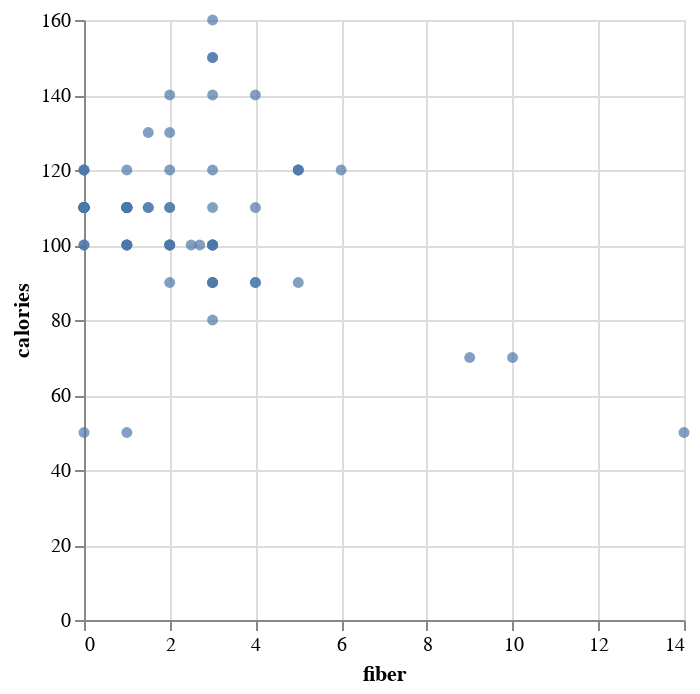

Write notebook code for a chart like this one.
### Code cell
alt.Chart(data).mark_circle().encode(x="fiber", y="calories")

### Figure 1 — Vega-Lite specification as saved in the notebook (floating-point values rounded to 4 significant figures)
{"config": {"view": {"continuousWidth": 300, "continuousHeight": 300}}, "data": {"name": "data-2eb41b6177a7d7d05d59e2e23e30ed55"}, "mark": {"type": "circle"}, "encoding": {"x": {"field": "fiber", "type": "quantitative"}, "y": {"field": "calories", "type": "quantitative"}}, "$schema": "https://vega.github.io/schema/vega-lite/v5.20.1.json", "datasets": {"data-2eb41b6177a7d7d05d59e2e23e30ed55": [{"name": "100% Bran", "mfr": "N", "type": "C", "calories": 70, "protein": 4, "fat": 1, "sodium": 130, "fiber": 10.0, "carbo": 5.0, "sugars": 6, "potass": 280, "vitamins": 25, "shelf": 3, "weight": 1.0, "cups": 0.33, "rating": 68.4}, {"name": "100% Natural Bran", "mfr": "Q", "type": "C", "calories": 120, "protein": 3, "fat": 5, "sodium": 15, "fiber": 2.0, "carbo": 8.0, "sugars": 8, "potass": 135, "vitamins": 0, "shelf": 3, "weight": 1.0, "cups": 1.0, "rating": 33.98}, {"name": "All-Bran", "mfr": "K", "type": "C", "calories": 70, "protein": 4, "fat": 1, "sodium": 260, "fiber": 9.0, "carbo": 7.0, "sugars": 5, "potass": 320, "vitamins": 25, "shelf": 3, "weight": 1.0, "cups": 0.33, "rating": 59.43}, {"name": "All-Bran with Extra Fiber", "mfr": "K", "type": "C", "calories": 50, "protein": 4, "fat": 0, "sodium": 140, "fiber": 14.0, "carbo": 8.0, "sugars": 0, "potass": 330, "vitamins": 25, "shelf": 3, "weight": 1.0, "cups": 0.5, "rating": 93.7}, {"name": "Almond Delight", "mfr": "R", "type": "C", "calories": 110, "protein": 2, "fat": 2, "sodium": 200, "fiber": 1.0, "carbo": 14.0, "sugars": 8, "potass": -1, "vitamins": 25, "shelf": 3, "weight": 1.0, "cups": 0.75, "rating": 34.38}, {"name": "Apple Cinnamon Cheerios", "mfr": "G", "type": "C", "calories": 110, "protein": 2, "fat": 2, "sodium": 180, "fiber": 1.5, "carbo": 10.5, "sugars": 10, "potass": 70, "vitamins": 25, "shelf": 1, "weight": 1.0, "cups": 0.75, "rating": 29.51}, {"name": "Apple Jacks", "mfr": "K", "type": "C", "calories": 110, "protein": 2, "fat": 0, "sodium": 125, "fiber": 1.0, "carbo": 11.0, "sugars": 14, "potass": 30, "vitamins": 25, "shelf": 2, "weight": 1.0, "cups": 1.0, "rating": 33.17}, {"name": "Basic 4", "mfr": "G", "type": "C", "calories": 130, "protein": 3, "fat": 2, "sodium": 210, "fiber": 2.0, "carbo": 18.0, "sugars": 8, "potass": 100, "vitamins": 25, "shelf": 3, "weight": 1.33, "cups": 0.75, "rating": 37.04}, {"name": "Bran Chex", "mfr": "R", "type": "C", "calories": 90, "protein": 2, "fat": 1, "sodium": 200, "fiber": 4.0, "carbo": 15.0, "sugars": 6, "potass": 125, "vitamins": 25, "shelf": 1, "weight": 1.0, "cups": 0.67, "rating": 49.12}, {"name": "Bran Flakes", "mfr": "P", "type": "C", "calories": 90, "protein": 3, "fat": 0, "sodium": 210, "fiber": 5.0, "carbo": 13.0, "sugars": 5, "potass": 190, "vitamins": 25, "shelf": 3, "weight": 1.0, "cups": 0.67, "rating": 53.31}, {"name": "Cap'n'Crunch", "mfr": "Q", "type": "C", "calories": 120, "protein": 1, "fat": 2, "sodium": 220, "fiber": 0.0, "carbo": 12.0, "sugars": 12, "potass": 35, "vitamins": 25, "shelf": 2, "weight": 1.0, "cups": 0.75, "rating": 18.04}, {"name": "Cheerios", "mfr": "G", "type": "C", "calories": 110, "protein": 6, "fat": 2, "sodium": 290, "fiber": 2.0, "carbo": 17.0, "sugars": 1, "potass": 105, "vitamins": 25, "shelf": 1, "weight": 1.0, "cups": 1.25, "rating": 50.76}, {"name": "Cinnamon Toast Crunch", "mfr": "G", "type": "C", "calories": 120, "protein": 1, "fat": 3, "sodium": 210, "fiber": 0.0, "carbo": 13.0, "sugars": 9, "potass": 45, "vitamins": 25, "shelf": 2, "weight": 1.0, "cups": 0.75, "rating": 19.82}, {"name": "Clusters", "mfr": "G", "type": "C", "calories": 110, "protein": 3, "fat": 2, "sodium": 140, "fiber": 2.0, "carbo": 13.0, "sugars": 7, "potass": 105, "vitamins": 25, "shelf": 3, "weight": 1.0, "cups": 0.5, "rating": 40.4}, {"name": "Cocoa Puffs", "mfr": "G", "type": "C", "calories": 110, "protein": 1, "fat": 1, "sodium": 180, "fiber": 0.0, "carbo": 12.0, "sugars": 13, "potass": 55, "vitamins": 25, "shelf": 2, "weight": 1.0, "cups": 1.0, "rating": 22.74}, {"name": "Corn Chex", "mfr": "R", "type": "C", "calories": 110, "protein": 2, "fat": 0, "sodium": 280, "fiber": 0.0, "carbo": 22.0, "sugars": 3, "potass": 25, "vitamins": 25, "shelf": 1, "weight": 1.0, "cups": 1.0, "rating": 41.45}, {"name": "Corn Flakes", "mfr": "K", "type": "C", "calories": 100, "protein": 2, "fat": 0, "sodium": 290, "fiber": 1.0, "carbo": 21.0, "sugars": 2, "potass": 35, "vitamins": 25, "shelf": 1, "weight": 1.0, "cups": 1.0, "rating": 45.86}, {"name": "Corn Pops", "mfr": "K", "type": "C", "calories": 110, "protein": 1, "fat": 0, "sodium": 90, "fiber": 1.0, "carbo": 13.0, "sugars": 12, "potass": 20, "vitamins": 25, "shelf": 2, "weight": 1.0, "cups": 1.0, "rating": 35.78}, {"name": "Count Chocula", "mfr": "G", "type": "C", "calories": 110, "protein": 1, "fat": 1, "sodium": 180, "fiber": 0.0, "carbo": 12.0, "sugars": 13, "potass": 65, "vitamins": 25, "shelf": 2, "weight": 1.0, "cups": 1.0, "rating": 22.4}, {"name": "Cracklin' Oat Bran", "mfr": "K", "type": "C", "calories": 110, "protein": 3, "fat": 3, "sodium": 140, "fiber": 4.0, "carbo": 10.0, "sugars": 7, "potass": 160, "vitamins": 25, "shelf": 3, "weight": 1.0, "cups": 0.5, "rating": 40.45}, {"name": "Cream of Wheat (Quick)", "mfr": "N", "type": "H", "calories": 100, "protein": 3, "fat": 0, "sodium": 80, "fiber": 1.0, "carbo": 21.0, "sugars": 0, "potass": -1, "vitamins": 0, "shelf": 2, "weight": 1.0, "cups": 1.0, "rating": 64.53}, {"name": "Crispix", "mfr": "K", "type": "C", "calories": 110, "protein": 2, "fat": 0, "sodium": 220, "fiber": 1.0, "carbo": 21.0, "sugars": 3, "potass": 30, "vitamins": 25, "shelf": 3, "weight": 1.0, "cups": 1.0, "rating": 46.9}, {"name": "Crispy Wheat & Raisins", "mfr": "G", "type": "C", "calories": 100, "protein": 2, "fat": 1, "sodium": 140, "fiber": 2.0, "carbo": 11.0, "sugars": 10, "potass": 120, "vitamins": 25, "shelf": 3, "weight": 1.0, "cups": 0.75, "rating": 36.18}, {"name": "Double Chex", "mfr": "R", "type": "C", "calories": 100, "protein": 2, "fat": 0, "sodium": 190, "fiber": 1.0, "carbo": 18.0, "sugars": 5, "potass": 80, "vitamins": 25, "shelf": 3, "weight": 1.0, "cups": 0.75, "rating": 44.33}, {"name": "Froot Loops", "mfr": "K", "type": "C", "calories": 110, "protein": 2, "fat": 1, "sodium": 125, "fiber": 1.0, "carbo": 11.0, "sugars": 13, "potass": 30, "vitamins": 25, "shelf": 2, "weight": 1.0, "cups": 1.0, "rating": 32.21}, {"name": "Frosted Flakes", "mfr": "K", "type": "C", "calories": 110, "protein": 1, "fat": 0, "sodium": 200, "fiber": 1.0, "carbo": 14.0, "sugars": 11, "potass": 25, "vitamins": 25, "shelf": 1, "weight": 1.0, "cups": 0.75, "rating": 31.44}, {"name": "Frosted Mini-Wheats", "mfr": "K", "type": "C", "calories": 100, "protein": 3, "fat": 0, "sodium": 0, "fiber": 3.0, "carbo": 14.0, "sugars": 7, "potass": 100, "vitamins": 25, "shelf": 2, "weight": 1.0, "cups": 0.8, "rating": 58.35}, {"name": "Fruit & Fibre Dates; Walnuts; and Oats", "mfr": "P", "type": "C", "calories": 120, "protein": 3, "fat": 2, "sodium": 160, "fiber": 5.0, "carbo": 12.0, "sugars": 10, "potass": 200, "vitamins": 25, "shelf": 3, "weight": 1.25, "cups": 0.67, "rating": 40.92}, {"name": "Fruitful Bran", "mfr": "K", "type": "C", "calories": 120, "protein": 3, "fat": 0, "sodium": 240, "fiber": 5.0, "carbo": 14.0, "sugars": 12, "potass": 190, "vitamins": 25, "shelf": 3, "weight": 1.33, "cups": 0.67, "rating": 41.02}, {"name": "Fruity Pebbles", "mfr": "P", "type": "C", "calories": 110, "protein": 1, "fat": 1, "sodium": 135, "fiber": 0.0, "carbo": 13.0, "sugars": 12, "potass": 25, "vitamins": 25, "shelf": 2, "weight": 1.0, "cups": 0.75, "rating": 28.03}, {"name": "Golden Crisp", "mfr": "P", "type": "C", "calories": 100, "protein": 2, "fat": 0, "sodium": 45, "fiber": 0.0, "carbo": 11.0, "sugars": 15, "potass": 40, "vitamins": 25, "shelf": 1, "weight": 1.0, "cups": 0.88, "rating": 35.25}, {"name": "Golden Grahams", "mfr": "G", "type": "C", "calories": 110, "protein": 1, "fat": 1, "sodium": 280, "fiber": 0.0, "carbo": 15.0, "sugars": 9, "potass": 45, "vitamins": 25, "shelf": 2, "weight": 1.0, "cups": 0.75, "rating": 23.8}, {"name": "Grape Nuts Flakes", "mfr": "P", "type": "C", "calories": 100, "protein": 3, "fat": 1, "sodium": 140, "fiber": 3.0, "carbo": 15.0, "sugars": 5, "potass": 85, "vitamins": 25, "shelf": 3, "weight": 1.0, "cups": 0.88, "rating": 52.08}, {"name": "Grape-Nuts", "mfr": "P", "type": "C", "calories": 110, "protein": 3, "fat": 0, "sodium": 170, "fiber": 3.0, "carbo": 17.0, "sugars": 3, "potass": 90, "vitamins": 25, "shelf": 3, "weight": 1.0, "cups": 0.25, "rating": 53.37}, {"name": "Great Grains Pecan", "mfr": "P", "type": "C", "calories": 120, "protein": 3, "fat": 3, "sodium": 75, "fiber": 3.0, "carbo": 13.0, "sugars": 4, "potass": 100, "vitamins": 25, "shelf": 3, "weight": 1.0, "cups": 0.33, "rating": 45.81}, {"name": "Honey Graham Ohs", "mfr": "Q", "type": "C", "calories": 120, "protein": 1, "fat": 2, "sodium": 220, "fiber": 1.0, "carbo": 12.0, "sugars": 11, "potass": 45, "vitamins": 25, "shelf": 2, "weight": 1.0, "cups": 1.0, "rating": 21.87}, {"name": "Honey Nut Cheerios", "mfr": "G", "type": "C", "calories": 110, "protein": 3, "fat": 1, "sodium": 250, "fiber": 1.5, "carbo": 11.5, "sugars": 10, "potass": 90, "vitamins": 25, "shelf": 1, "weight": 1.0, "cups": 0.75, "rating": 31.07}, {"name": "Honey-comb", "mfr": "P", "type": "C", "calories": 110, "protein": 1, "fat": 0, "sodium": 180, "fiber": 0.0, "carbo": 14.0, "sugars": 11, "potass": 35, "vitamins": 25, "shelf": 1, "weight": 1.0, "cups": 1.33, "rating": 28.74}, {"name": "Just Right Crunchy  Nuggets", "mfr": "K", "type": "C", "calories": 110, "protein": 2, "fat": 1, "sodium": 170, "fiber": 1.0, "carbo": 17.0, "sugars": 6, "potass": 60, "vitamins": 100, "shelf": 3, "weight": 1.0, "cups": 1.0, "rating": 36.52}, {"name": "Just Right Fruit & Nut", "mfr": "K", "type": "C", "calories": 140, "protein": 3, "fat": 1, "sodium": 170, "fiber": 2.0, "carbo": 20.0, "sugars": 9, "potass": 95, "vitamins": 100, "shelf": 3, "weight": 1.3, "cups": 0.75, "rating": 36.47}, {"name": "Kix", "mfr": "G", "type": "C", "calories": 110, "protein": 2, "fat": 1, "sodium": 260, "fiber": 0.0, "carbo": 21.0, "sugars": 3, "potass": 40, "vitamins": 25, "shelf": 2, "weight": 1.0, "cups": 1.5, "rating": 39.24}, {"name": "Life", "mfr": "Q", "type": "C", "calories": 100, "protein": 4, "fat": 2, "sodium": 150, "fiber": 2.0, "carbo": 12.0, "sugars": 6, "potass": 95, "vitamins": 25, "shelf": 2, "weight": 1.0, "cups": 0.67, "rating": 45.33}, {"name": "Lucky Charms", "mfr": "G", "type": "C", "calories": 110, "protein": 2, "fat": 1, "sodium": 180, "fiber": 0.0, "carbo": 12.0, "sugars": 12, "potass": 55, "vitamins": 25, "shelf": 2, "weight": 1.0, "cups": 1.0, "rating": 26.73}, {"name": "Maypo", "mfr": "A", "type": "H", "calories": 100, "protein": 4, "fat": 1, "sodium": 0, "fiber": 0.0, "carbo": 16.0, "sugars": 3, "potass": 95, "vitamins": 25, "shelf": 2, "weight": 1.0, "cups": 1.0, "rating": 54.85}, {"name": "Muesli Raisins; Dates; & Almonds", "mfr": "R", "type": "C", "calories": 150, "protein": 4, "fat": 3, "sodium": 95, "fiber": 3.0, "carbo": 16.0, "sugars": 11, "potass": 170, "vitamins": 25, "shelf": 3, "weight": 1.0, "cups": 1.0, "rating": 37.14}, {"name": "Muesli Raisins; Peaches; & Pecans", "mfr": "R", "type": "C", "calories": 150, "protein": 4, "fat": 3, "sodium": 150, "fiber": 3.0, "carbo": 16.0, "sugars": 11, "potass": 170, "vitamins": 25, "shelf": 3, "weight": 1.0, "cups": 1.0, "rating": 34.14}, {"name": "Mueslix Crispy Blend", "mfr": "K", "type": "C", "calories": 160, "protein": 3, "fat": 2, "sodium": 150, "fiber": 3.0, "carbo": 17.0, "sugars": 13, "potass": 160, "vitamins": 25, "shelf": 3, "weight": 1.5, "cups": 0.67, "rating": 30.31}, {"name": "Multi-Grain Cheerios", "mfr": "G", "type": "C", "calories": 100, "protein": 2, "fat": 1, "sodium": 220, "fiber": 2.0, "carbo": 15.0, "sugars": 6, "potass": 90, "vitamins": 25, "shelf": 1, "weight": 1.0, "cups": 1.0, "rating": 40.11}, {"name": "Nut&Honey Crunch", "mfr": "K", "type": "C", "calories": 120, "protein": 2, "fat": 1, "sodium": 190, "fiber": 0.0, "carbo": 15.0, "sugars": 9, "potass": 40, "vitamins": 25, "shelf": 2, "weight": 1.0, "cups": 0.67, "rating": 29.92}, {"name": "Nutri-Grain Almond-Raisin", "mfr": "K", "type": "C", "calories": 140, "protein": 3, "fat": 2, "sodium": 220, "fiber": 3.0, "carbo": 21.0, "sugars": 7, "potass": 130, "vitamins": 25, "shelf": 3, "weight": 1.33, "cups": 0.67, "rating": 40.69}, {"name": "Nutri-grain Wheat", "mfr": "K", "type": "C", "calories": 90, "protein": 3, "fat": 0, "sodium": 170, "fiber": 3.0, "carbo": 18.0, "sugars": 2, "potass": 90, "vitamins": 25, "shelf": 3, "weight": 1.0, "cups": 1.0, "rating": 59.64}, {"name": "Oatmeal Raisin Crisp", "mfr": "G", "type": "C", "calories": 130, "protein": 3, "fat": 2, "sodium": 170, "fiber": 1.5, "carbo": 13.5, "sugars": 10, "potass": 120, "vitamins": 25, "shelf": 3, "weight": 1.25, "cups": 0.5, "rating": 30.45}, {"name": "Post Nat. Raisin Bran", "mfr": "P", "type": "C", "calories": 120, "protein": 3, "fat": 1, "sodium": 200, "fiber": 6.0, "carbo": 11.0, "sugars": 14, "potass": 260, "vitamins": 25, "shelf": 3, "weight": 1.33, "cups": 0.67, "rating": 37.84}, {"name": "Product 19", "mfr": "K", "type": "C", "calories": 100, "protein": 3, "fat": 0, "sodium": 320, "fiber": 1.0, "carbo": 20.0, "sugars": 3, "potass": 45, "vitamins": 100, "shelf": 3, "weight": 1.0, "cups": 1.0, "rating": 41.5}, {"name": "Puffed Rice", "mfr": "Q", "type": "C", "calories": 50, "protein": 1, "fat": 0, "sodium": 0, "fiber": 0.0, "carbo": 13.0, "sugars": 0, "potass": 15, "vitamins": 0, "shelf": 3, "weight": 0.5, "cups": 1.0, "rating": 60.76}, {"name": "Puffed Wheat", "mfr": "Q", "type": "C", "calories": 50, "protein": 2, "fat": 0, "sodium": 0, "fiber": 1.0, "carbo": 10.0, "sugars": 0, "potass": 50, "vitamins": 0, "shelf": 3, "weight": 0.5, "cups": 1.0, "rating": 63.01}, {"name": "Quaker Oat Squares", "mfr": "Q", "type": "C", "calories": 100, "protein": 4, "fat": 1, "sodium": 135, "fiber": 2.0, "carbo": 14.0, "sugars": 6, "potass": 110, "vitamins": 25, "shelf": 3, "weight": 1.0, "cups": 0.5, "rating": 49.51}, {"name": "Quaker Oatmeal", "mfr": "Q", "type": "H", "calories": 100, "protein": 5, "fat": 2, "sodium": 0, "fiber": 2.7, "carbo": -1.0, "sugars": -1, "potass": 110, "vitamins": 0, "shelf": 1, "weight": 1.0, "cups": 0.67, "rating": 50.83}, {"name": "Raisin Bran", "mfr": "K", "type": "C", "calories": 120, "protein": 3, "fat": 1, "sodium": 210, "fiber": 5.0, "carbo": 14.0, "sugars": 12, "potass": 240, "vitamins": 25, "shelf": 2, "weight": 1.33, "cups": 0.75, "rating": 39.26}, {"name": "Raisin Nut Bran", "mfr": "G", "type": "C", "calories": 100, "protein": 3, "fat": 2, "sodium": 140, "fiber": 2.5, "carbo": 10.5, "sugars": 8, "potass": 140, "vitamins": 25, "shelf": 3, "weight": 1.0, "cups": 0.5, "rating": 39.7}, {"name": "Raisin Squares", "mfr": "K", "type": "C", "calories": 90, "protein": 2, "fat": 0, "sodium": 0, "fiber": 2.0, "carbo": 15.0, "sugars": 6, "potass": 110, "vitamins": 25, "shelf": 3, "weight": 1.0, "cups": 0.5, "rating": 55.33}, {"name": "Rice Chex", "mfr": "R", "type": "C", "calories": 110, "protein": 1, "fat": 0, "sodium": 240, "fiber": 0.0, "carbo": 23.0, "sugars": 2, "potass": 30, "vitamins": 25, "shelf": 1, "weight": 1.0, "cups": 1.13, "rating": 42.0}, {"name": "Rice Krispies", "mfr": "K", "type": "C", "calories": 110, "protein": 2, "fat": 0, "sodium": 290, "fiber": 0.0, "carbo": 22.0, "sugars": 3, "potass": 35, "vitamins": 25, "shelf": 1, "weight": 1.0, "cups": 1.0, "rating": 40.56}, {"name": "Shredded Wheat", "mfr": "N", "type": "C", "calories": 80, "protein": 2, "fat": 0, "sodium": 0, "fiber": 3.0, "carbo": 16.0, "sugars": 0, "potass": 95, "vitamins": 0, "shelf": 1, "weight": 0.83, "cups": 1.0, "rating": 68.24}, {"name": "Shredded Wheat 'n'Bran", "mfr": "N", "type": "C", "calories": 90, "protein": 3, "fat": 0, "sodium": 0, "fiber": 4.0, "carbo": 19.0, "sugars": 0, "potass": 140, "vitamins": 0, "shelf": 1, "weight": 1.0, "cups": 0.67, "rating": 74.47}, {"name": "Shredded Wheat spoon size", "mfr": "N", "type": "C", "calories": 90, "protein": 3, "fat": 0, "sodium": 0, "fiber": 3.0, "carbo": 20.0, "sugars": 0, "potass": 120, "vitamins": 0, "shelf": 1, "weight": 1.0, "cups": 0.67, "rating": 72.8}, {"name": "Smacks", "mfr": "K", "type": "C", "calories": 110, "protein": 2, "fat": 1, "sodium": 70, "fiber": 1.0, "carbo": 9.0, "sugars": 15, "potass": 40, "vitamins": 25, "shelf": 2, "weight": 1.0, "cups": 0.75, "rating": 31.23}, {"name": "Special K", "mfr": "K", "type": "C", "calories": 110, "protein": 6, "fat": 0, "sodium": 230, "fiber": 1.0, "carbo": 16.0, "sugars": 3, "potass": 55, "vitamins": 25, "shelf": 1, "weight": 1.0, "cups": 1.0, "rating": 53.13}, {"name": "Strawberry Fruit Wheats", "mfr": "N", "type": "C", "calories": 90, "protein": 2, "fat": 0, "sodium": 15, "fiber": 3.0, "carbo": 15.0, "sugars": 5, "potass": 90, "vitamins": 25, "shelf": 2, "weight": 1.0, "cups": 1.0, "rating": 59.36}, {"name": "Total Corn Flakes", "mfr": "G", "type": "C", "calories": 110, "protein": 2, "fat": 1, "sodium": 200, "fiber": 0.0, "carbo": 21.0, "sugars": 3, "potass": 35, "vitamins": 100, "shelf": 3, "weight": 1.0, "cups": 1.0, "rating": 38.84}, {"name": "Total Raisin Bran", "mfr": "G", "type": "C", "calories": 140, "protein": 3, "fat": 1, "sodium": 190, "fiber": 4.0, "carbo": 15.0, "sugars": 14, "potass": 230, "vitamins": 100, "shelf": 3, "weight": 1.5, "cups": 1.0, "rating": 28.59}, {"name": "Total Whole Grain", "mfr": "G", "type": "C", "calories": 100, "protein": 3, "fat": 1, "sodium": 200, "fiber": 3.0, "carbo": 16.0, "sugars": 3, "potass": 110, "vitamins": 100, "shelf": 3, "weight": 1.0, "cups": 1.0, "rating": 46.66}, {"name": "Triples", "mfr": "G", "type": "C", "calories": 110, "protein": 2, "fat": 1, "sodium": 250, "fiber": 0.0, "carbo": 21.0, "sugars": 3, "potass": 60, "vitamins": 25, "shelf": 3, "weight": 1.0, "cups": 0.75, "rating": 39.11}, {"name": "Trix", "mfr": "G", "type": "C", "calories": 110, "protein": 1, "fat": 1, "sodium": 140, "fiber": 0.0, "carbo": 13.0, "sugars": 12, "potass": 25, "vitamins": 25, "shelf": 2, "weight": 1.0, "cups": 1.0, "rating": 27.75}, {"name": "Wheat Chex", "mfr": "R", "type": "C", "calories": 100, "protein": 3, "fat": 1, "sodium": 230, "fiber": 3.0, "carbo": 17.0, "sugars": 3, "potass": 115, "vitamins": 25, "shelf": 1, "weight": 1.0, "cups": 0.67, "rating": 49.79}, {"name": "Wheaties", "mfr": "G", "type": "C", "calories": 100, "protein": 3, "fat": 1, "sodium": 200, "fiber": 3.0, "carbo": 17.0, "sugars": 3, "potass": 110, "vitamins": 25, "shelf": 1, "weight": 1.0, "cups": 1.0, "rating": 51.59}, {"name": "Wheaties Honey Gold", "mfr": "G", "type": "C", "calories": 110, "protein": 2, "fat": 1, "sodium": 200, "fiber": 1.0, "carbo": 16.0, "sugars": 8, "potass": 60, "vitamins": 25, "shelf": 1, "weight": 1.0, "cups": 0.75, "rating": 36.19}]}}
